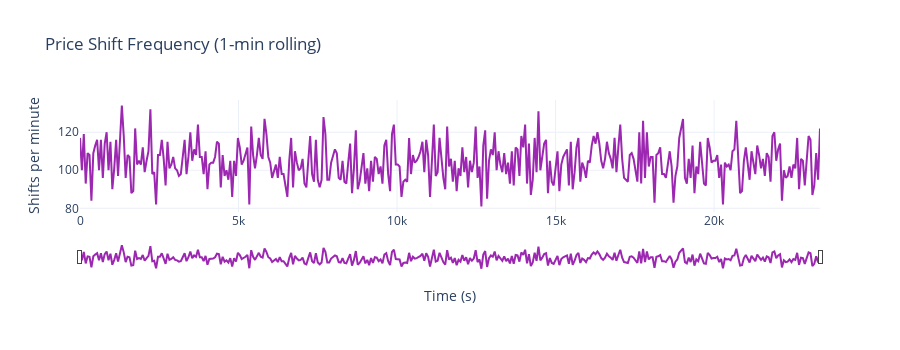

Notebook code for this chart:
### Markdown cell above
## Price Shift Frequency Over Time

Rolling count of events where the best price changed, measured in 1-minute windows.

### Code cell
# Identify price shifts: events where best_bid or best_ask changed
bid_changes = np.diff(book_data["best_bid"]) != 0
ask_changes = np.diff(book_data["best_ask"]) != 0
shifts = bid_changes | ask_changes

# Bin into 1-minute windows
ts_s = book_data["ts_ns"][1:] / 1e9  # skip first to match diff length
window_ns = 60_000_000_000  # 1 minute
t0 = int(book_data["ts_ns"][0])
bins = ((book_data["ts_ns"][1:].astype(np.int64) - t0) // window_ns).astype(np.int64)

shift_df = pd.DataFrame({"bin": bins, "shift": shifts.astype(int)})
shift_counts = shift_df.groupby("bin")["shift"].sum()
shift_times = t0 / 1e9 + shift_counts.index.values * 60

fig_shifts = go.Figure(
    data=go.Scatter(
        x=shift_times, y=shift_counts.values,
        mode="lines", name="Shifts/min",
        line=dict(color="#9C27B0"),
    ),
    layout=go.Layout(
        title="Price Shift Frequency (1-min rolling)",
        xaxis=dict(title="Time (s)", rangeslider=dict(visible=True)),
        yaxis=dict(title="Shifts per minute"),
        height=350,
        template="plotly_white",
    ),
)
fig_shifts.show()

total_shifts = shifts.sum()
print(f"Total price shifts: {total_shifts:,} out of {len(events):,} events ({100 * total_shifts / len(events):.2f}%)")

### Figure 1 — Plotly figure (JSON) as saved in the notebook; plotly's stock layout.template omitted (floating-point values rounded to 4 significant figures; data arrays with more than 128 entries replaced by an {"elided": "..."} marker saying what was removed)
{"data": [{"line": {"color": "#9C27B0"}, "mode": "lines", "name": "Shifts/min", "type": "scatter", "x": {"elided": "390 float values"}, "y": {"elided": "390 int values"}}], "layout": {"height": 350, "title": {"text": "Price Shift Frequency (1-min rolling)"}, "xaxis": {"rangeslider": {"visible": true}, "title": {"text": "Time (s)"}}, "yaxis": {"title": {"text": "Shifts per minute"}}}}
